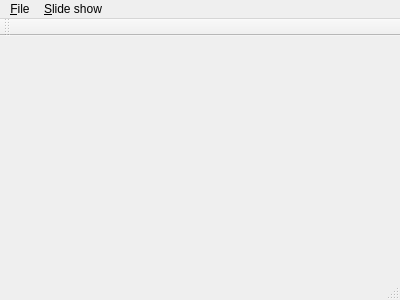
<?xml version="1.0" encoding="UTF-8"?>
<ui version="4.0">
 <class>MainWindow</class>
 <widget class="QMainWindow" name="MainWindow">
  <property name="geometry">
   <rect>
    <x>0</x>
    <y>0</y>
    <width>400</width>
    <height>300</height>
   </rect>
  </property>
  <property name="windowTitle">
   <string>MainWindow</string>
  </property>
  <widget class="QWidget" name="centralWidget"/>
  <widget class="QMenuBar" name="menuBar">
   <property name="geometry">
    <rect>
     <x>0</x>
     <y>0</y>
     <width>400</width>
     <height>20</height>
    </rect>
   </property>
   <widget class="QMenu" name="menu_File">
    <property name="title">
     <string>&amp;File</string>
    </property>
    <addaction name="action_Quit"/>
   </widget>
   <widget class="QMenu" name="menu_Slide_show">
    <property name="title">
     <string>&amp;Slide show</string>
    </property>
    <addaction name="action_Settings"/>
    <addaction name="action_Start"/>
    <addaction name="separator"/>
    <addaction name="action_Stepping"/>
   </widget>
   <addaction name="menu_File"/>
   <addaction name="menu_Slide_show"/>
  </widget>
  <widget class="QToolBar" name="mainToolBar">
   <attribute name="toolBarArea">
    <enum>TopToolBarArea</enum>
   </attribute>
   <attribute name="toolBarBreak">
    <bool>false</bool>
   </attribute>
  </widget>
  <widget class="QStatusBar" name="statusBar"/>
  <action name="action_Quit">
   <property name="text">
    <string>&amp;Quit</string>
   </property>
   <property name="shortcut">
    <string>Ctrl+Q</string>
   </property>
  </action>
  <action name="action_Start">
   <property name="text">
    <string>&amp;Start</string>
   </property>
   <property name="shortcut">
    <string>F5</string>
   </property>
  </action>
  <action name="action_Settings">
   <property name="text">
    <string>Se&amp;ttings</string>
   </property>
  </action>
  <action name="action_Stepping">
   <property name="text">
    <string>S&amp;tep</string>
   </property>
   <property name="toolTip">
    <string>Stepping</string>
   </property>
   <property name="shortcut">
    <string>F11</string>
   </property>
  </action>
 </widget>
 <layoutdefault spacing="6" margin="11"/>
 <resources/>
 <connections/>
</ui>
